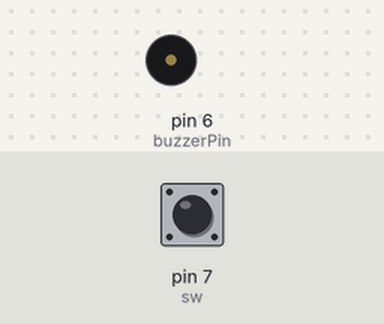
Bench run of a sketch on a simulated Arduino Uno, built with avr-gcc and run on an emulated ATmega328P. Shown: buzzer (waves = sounding). The test bench sets the inputs (shaded band); at power-on: pin 7 (sw) HIGH. What the sketch prints to the serial monitor is not drawn.

Above: at 1.2 s.
1.3 s: pin 7 (sw) pulled LOW for 1 s
3.8 s: pin 7 (sw) pulled LOW for 3.2 s
8.5 s: pin 7 (sw) pulled LOW for 0.15 s
At 9.8 s:
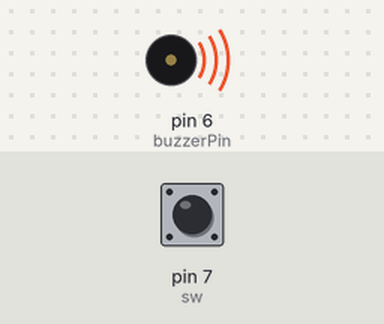
Timing chart, 0 to 11.5 s (numbered marks = the images above; inputs shaded):
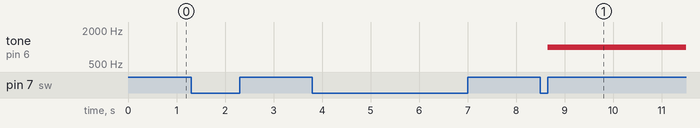

The sketch:

6_s_checkpoint2.ino
```cpp
 int buzzerPin = 6;
int sw = 7;
 int stat;

void setup()
{
  //Setup pin modes
  pinMode(buzzerPin, OUTPUT);
  pinMode(sw,INPUT);
  Serial.begin(9600);

}

void loop()
{


     Serial.println(stat);
      if (digitalRead(sw) == LOW) {
           stat = !stat;

      }
      if (stat == HIGH){
        tone (buzzerPin,1000,500);
        }
      else{
        noTone(buzzerPin);}

}
```

Measured:
- after the input at 8.5 s, tone on pin 6 (buzzerPin): silent → 1000 Hz after 0.15 s
